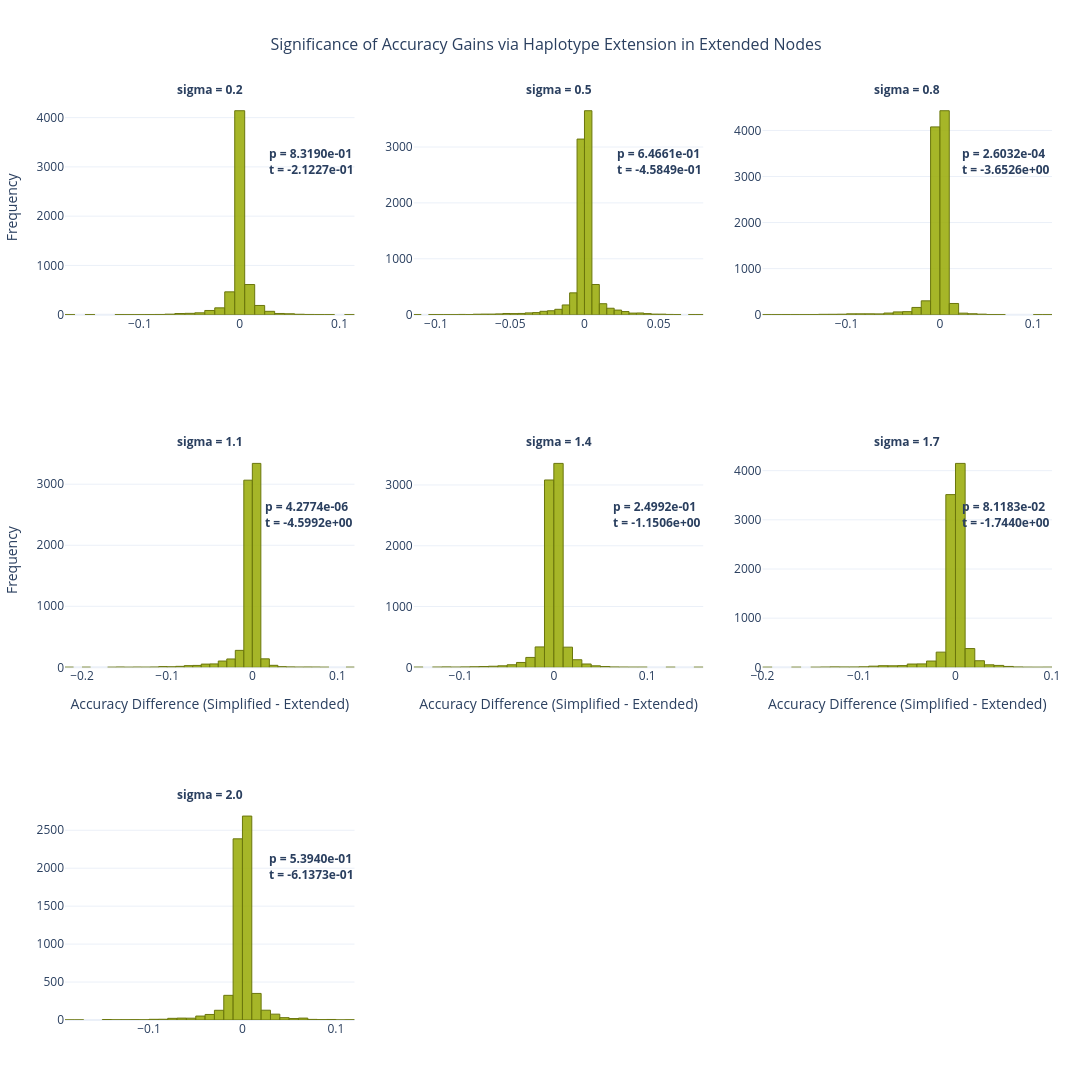

Notebook cell for this chart:
### Code cell
accuracy_gains(master_unary_df, node_type="unary")

### Figure 1 — Plotly figure (JSON) as saved in the notebook; plotly's stock layout.template omitted (floating-point values rounded to 4 significant figures; data arrays with more than 128 entries replaced by an {"elided": "..."} marker saying what was removed)
{"data": [{"marker": {"color": "rgba(157, 174, 17, 0.9)", "line": {"color": "rgba(106, 118, 12, 1.0)", "width": 1}}, "name": "sigma = 0.2", "nbinsx": 50, "showlegend": false, "type": "histogram", "x": {"elided": "5864 float values"}, "xaxis": "x", "yaxis": "y"}, {"marker": {"color": "rgba(157, 174, 17, 0.9)", "line": {"color": "rgba(106, 118, 12, 1.0)", "width": 1}}, "name": "sigma = 0.5", "nbinsx": 50, "showlegend": false, "type": "histogram", "x": {"elided": "8868 float values"}, "xaxis": "x2", "yaxis": "y2"}, {"marker": {"color": "rgba(157, 174, 17, 0.9)", "line": {"color": "rgba(106, 118, 12, 1.0)", "width": 1}}, "name": "sigma = 0.8", "nbinsx": 50, "showlegend": false, "type": "histogram", "x": {"elided": "9543 float values"}, "xaxis": "x3", "yaxis": "y3"}, {"marker": {"color": "rgba(157, 174, 17, 0.9)", "line": {"color": "rgba(106, 118, 12, 1.0)", "width": 1}}, "name": "sigma = 1.1", "nbinsx": 50, "showlegend": false, "type": "histogram", "x": {"elided": "7348 float values"}, "xaxis": "x4", "yaxis": "y4"}, {"marker": {"color": "rgba(157, 174, 17, 0.9)", "line": {"color": "rgba(106, 118, 12, 1.0)", "width": 1}}, "name": "sigma = 1.4", "nbinsx": 50, "showlegend": false, "type": "histogram", "x": {"elided": "7707 float values"}, "xaxis": "x5", "yaxis": "y5"}, {"marker": {"color": "rgba(157, 174, 17, 0.9)", "line": {"color": "rgba(106, 118, 12, 1.0)", "width": 1}}, "name": "sigma = 1.7", "nbinsx": 50, "showlegend": false, "type": "histogram", "x": {"elided": "9030 float values"}, "xaxis": "x6", "yaxis": "y6"}, {"marker": {"color": "rgba(157, 174, 17, 0.9)", "line": {"color": "rgba(106, 118, 12, 1.0)", "width": 1}}, "name": "sigma = 2.0", "nbinsx": 50, "showlegend": false, "type": "histogram", "x": {"elided": "6415 float values"}, "xaxis": "x7", "yaxis": "y7"}], "layout": {"annotations": [{"align": "center", "font": {"size": 12}, "showarrow": false, "text": "<b>sigma = 0.2</b>", "x": 0.5, "xref": "x domain", "y": 1.1, "yref": "y domain"}, {"align": "left", "font": {"size": 12}, "showarrow": false, "text": "<b>p = 8.3190e-01</b><br><b>t = -2.1227e-01</b><br>", "x": 1, "xref": "x domain", "y": 0.8, "yref": "y domain"}, {"align": "center", "font": {"size": 12}, "showarrow": false, "text": "<b>sigma = 0.5</b>", "x": 0.5, "xref": "x2 domain", "y": 1.1, "yref": "y2 domain"}, {"align": "left", "font": {"size": 12}, "showarrow": false, "text": "<b>p = 6.4661e-01</b><br><b>t = -4.5849e-01</b><br>", "x": 1, "xref": "x2 domain", "y": 0.8, "yref": "y2 domain"}, {"align": "center", "font": {"size": 12}, "showarrow": false, "text": "<b>sigma = 0.8</b>", "x": 0.5, "xref": "x3 domain", "y": 1.1, "yref": "y3 domain"}, {"align": "left", "font": {"size": 12}, "showarrow": false, "text": "<b>p = 2.6032e-04</b><br><b>t = -3.6526e+00</b><br>", "x": 1, "xref": "x3 domain", "y": 0.8, "yref": "y3 domain"}, {"align": "center", "font": {"size": 12}, "showarrow": false, "text": "<b>sigma = 1.1</b>", "x": 0.5, "xref": "x4 domain", "y": 1.1, "yref": "y4 domain"}, {"align": "left", "font": {"size": 12}, "showarrow": false, "text": "<b>p = 4.2774e-06</b><br><b>t = -4.5992e+00</b><br>", "x": 1, "xref": "x4 domain", "y": 0.8, "yref": "y4 domain"}, {"align": "center", "font": {"size": 12}, "showarrow": false, "text": "<b>sigma = 1.4</b>", "x": 0.5, "xref": "x5 domain", "y": 1.1, "yref": "y5 domain"}, {"align": "left", "font": {"size": 12}, "showarrow": false, "text": "<b>p = 2.4992e-01</b><br><b>t = -1.1506e+00</b><br>", "x": 1, "xref": "x5 domain", "y": 0.8, "yref": "y5 domain"}, {"align": "center", "font": {"size": 12}, "showarrow": false, "text": "<b>sigma = 1.7</b>", "x": 0.5, "xref": "x6 domain", "y": 1.1, "yref": "y6 domain"}, {"align": "left", "font": {"size": 12}, "showarrow": false, "text": "<b>p = 8.1183e-02</b><br><b>t = -1.7440e+00</b><br>", "x": 1, "xref": "x6 domain", "y": 0.8, "yref": "y6 domain"}, {"align": "center", "font": {"size": 12}, "showarrow": false, "text": "<b>sigma = 2.0</b>", "x": 0.5, "xref": "x7 domain", "y": 1.1, "yref": "y7 domain"}, {"align": "left", "font": {"size": 12}, "showarrow": false, "text": "<b>p = 5.3940e-01</b><br><b>t = -6.1373e-01</b><br>", "x": 1, "xref": "x7 domain", "y": 0.8, "yref": "y7 domain"}], "height": 1080, "margin": {"b": 60, "l": 60, "r": 40, "t": 100}, "title": {"font": {"size": 16}, "text": "Significance of Accuracy Gains via Haplotype Extension in Extended Nodes", "x": 0.5, "xanchor": "center"}, "width": 1160, "xaxis": {"anchor": "y", "domain": [0, 0.2933]}, "xaxis2": {"anchor": "y2", "domain": [0.3533, 0.6467]}, "xaxis3": {"anchor": "y3", "domain": [0.7067, 1]}, "xaxis4": {"anchor": "y4", "domain": [0, 0.2933], "title": {"text": "Accuracy Difference (Simplified - Extended)"}}, "xaxis5": {"anchor": "y5", "domain": [0.3533, 0.6467], "title": {"text": "Accuracy Difference (Simplified - Extended)"}}, "xaxis6": {"anchor": "y6", "domain": [0.7067, 1], "title": {"text": "Accuracy Difference (Simplified - Extended)"}}, "xaxis7": {"anchor": "y7", "domain": [0, 0.2933]}, "xaxis8": {"anchor": "y8", "domain": [0.3533, 0.6467]}, "xaxis9": {"anchor": "y9", "domain": [0.7067, 1]}, "yaxis": {"anchor": "x", "domain": [0.7667, 1.0], "title": {"text": "Frequency"}}, "yaxis2": {"anchor": "x2", "domain": [0.7667, 1.0]}, "yaxis3": {"anchor": "x3", "domain": [0.7667, 1.0]}, "yaxis4": {"anchor": "x4", "domain": [0.3833, 0.6167], "title": {"text": "Frequency"}}, "yaxis5": {"anchor": "x5", "domain": [0.3833, 0.6167]}, "yaxis6": {"anchor": "x6", "domain": [0.3833, 0.6167]}, "yaxis7": {"anchor": "x7", "domain": [0, 0.2333]}, "yaxis8": {"anchor": "x8", "domain": [0, 0.2333]}, "yaxis9": {"anchor": "x9", "domain": [0, 0.2333]}}}
